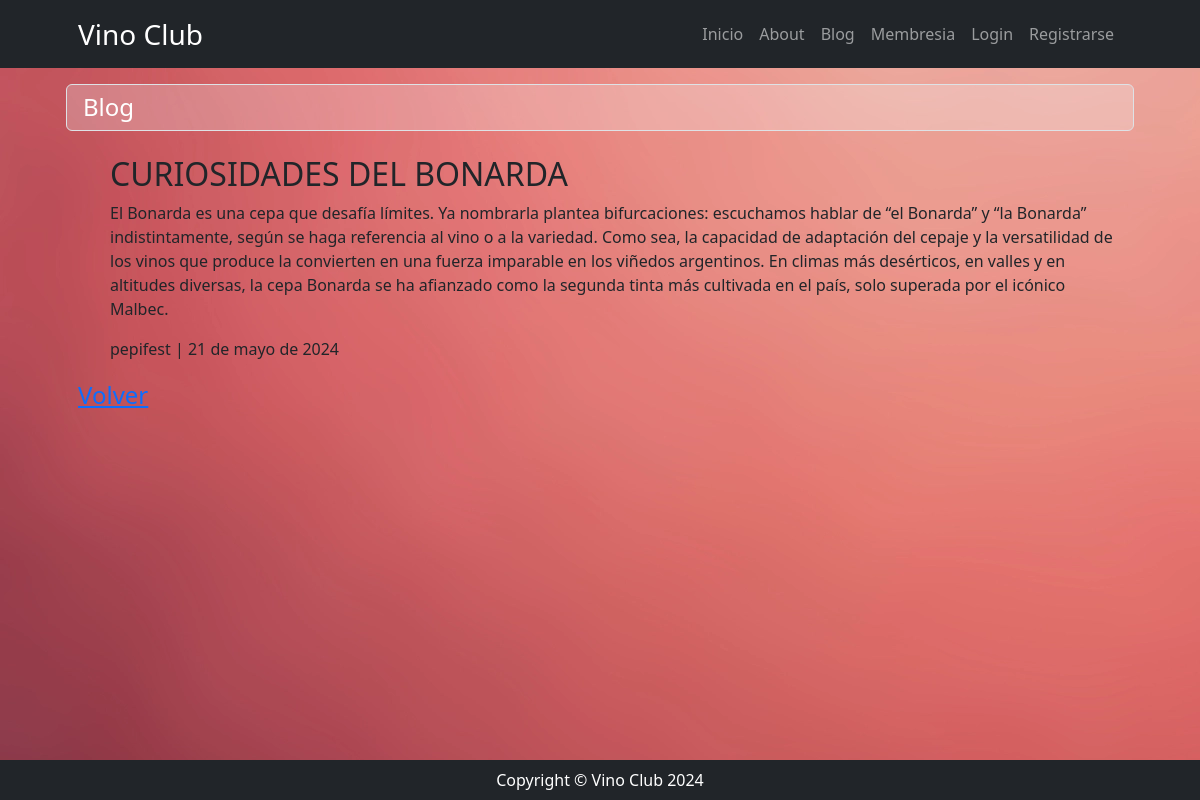
Screenshot of /blog/blog/fullview/8 with the database file from the repository.
### blog/models.py (models this page shows, shortened)
class Blog(models.Model):
    titulo = models.CharField(max_length=100)
    cuerpo = models.TextField(max_length=3000)
    autor = models.ForeignKey(User, default=None, on_delete=models.SET_NULL, null=True, blank=True)
    fecha = models.DateField(auto_now_add=True)

### blog/views.py (the view)
# urls.py: path('blog/fullview/<int:pk>', views.blog_fullview, name='blog_fullview'),
def blog_fullview(request, pk):
    query = models.Blog.objects.get(id=pk)
    return render(request, "blog/blog_fullview.html", {"blog": query})

### blog/templates/blog/blog_fullview.html
{% extends 'core/base.html' %}
{% block title %}
    {% include 'core/components/title1.html' with title='Blog'%}
{% endblock title %}
{% block content %}
    <ul>
        <h2>{{ blog.titulo }}</h2>
        <p>{{ blog.cuerpo }}</p>
        <p>{{ blog.autor }} | {{ blog.fecha }}</p>
    </ul>
    <div class="fs-4 pb-lg-2">
        <a href="{% url 'blog:home' %}">Volver</a>
    </div>
    <p><br></p>
{% endblock content %}

### rows the page displays
Blog: titulo "CURIOSIDADES DEL BONARDA", cuerpo "El Bonarda es una cepa que desafía límites. Ya nombrarla plantea bifurcaciones: escuchamos hablar de “el Bonarda” y “la Bonarda” indistintamente, según se haga referencia al vino o a la variedad. Como sea, la capacidad de adaptación del cepaje y la versatilidad de los vinos que produce la convierten en una fuerza imparable en los viñedos argentinos. En climas más desérticos, en valles y en altitudes diversas, la cepa Bonarda se ha afianzado como la segunda tinta más cultivada en el país, solo superada por el icónico Malbec.", autor "pepifest", fecha "21 de mayo de 2024"

### other values shown
{{ title }} "Blog"
